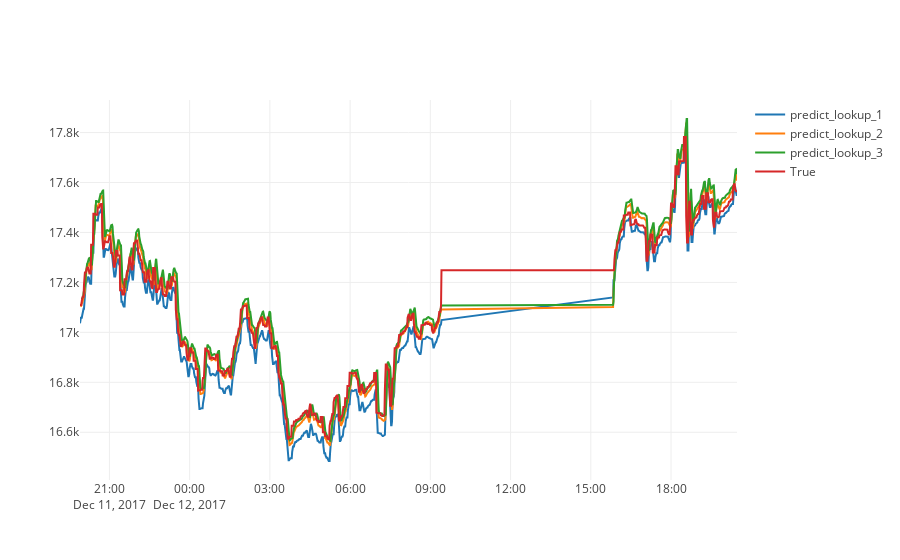

The cell this chart's notebook holds for it:
### Code cell
btc_1_trace = go.Scatter(x=datag.index.values[3605-1080-1:], y=yhat_inverse_1.reshape(1080), name= 'predict_lookup_1')
btc_2_trace = go.Scatter(x=datag.index.values[3605-1078-1:], y=yhat_inverse_2.reshape(1078), name= 'predict_lookup_2')
btc_3_trace = go.Scatter(x=datag.index.values[3605-1076-1:], y=yhat_inverse_3.reshape(1076), name= 'predict_lookup_3')
btc_t_trace = go.Scatter(x=datag.index.values[3605-1080-1:], y=testY_inverse_1.reshape(1080), name= 'True')

py.iplot([btc_1_trace,btc_2_trace, btc_3_trace, btc_t_trace])

### Figure 1 — Plotly figure (JSON) as saved in the notebook; plotly's stock layout.template omitted (floating-point values rounded to 4 significant figures; data arrays with more than 128 entries replaced by an {"elided": "..."} marker saying what was removed)
{"data": [{"name": "predict_lookup_1", "type": "scatter", "x": {"elided": "1081 str values"}, "y": {"elided": "1080 float values"}}, {"name": "predict_lookup_2", "type": "scatter", "x": {"elided": "1079 str values"}, "y": {"elided": "1078 float values"}}, {"name": "predict_lookup_3", "type": "scatter", "x": {"elided": "1077 str values"}, "y": {"elided": "1076 float values"}}, {"name": "True", "type": "scatter", "x": {"elided": "1081 str values"}, "y": {"elided": "1080 float values"}}], "layout": {}}
